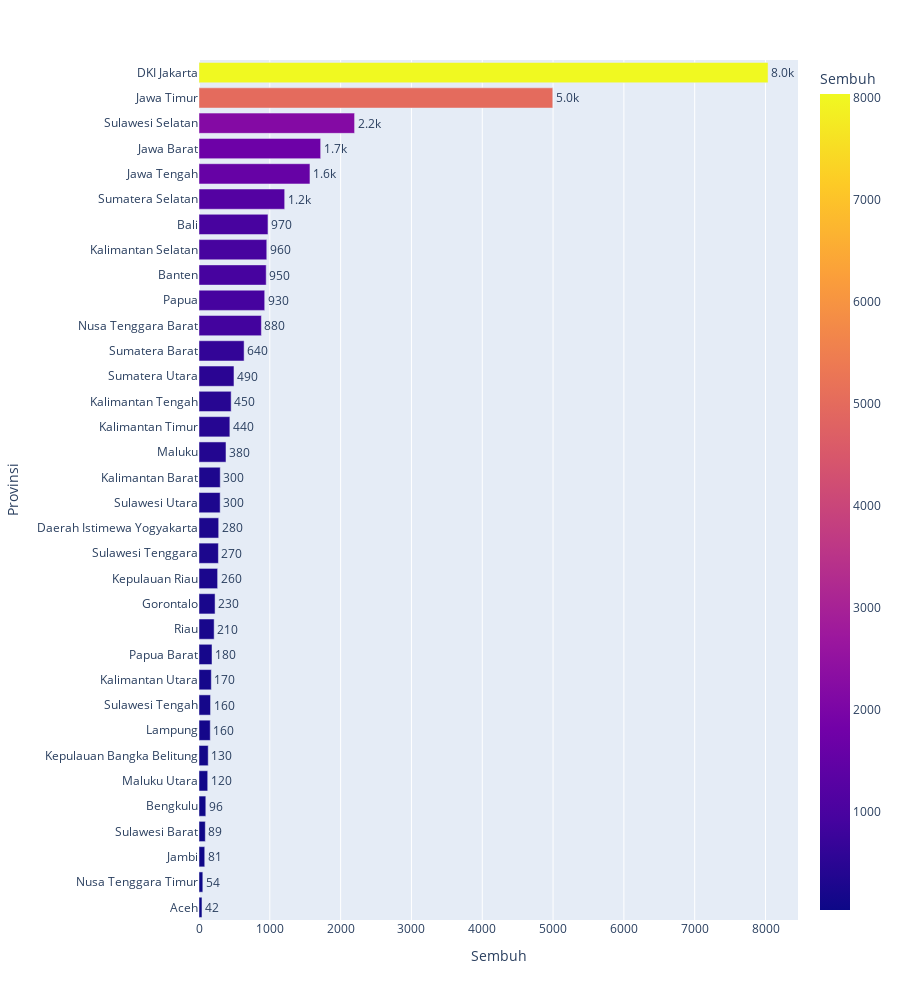

Source (notebook cell):
### Code cell
df_sort = df.sort_values(by = "Sembuh", ascending = True, ignore_index = True)
fig = px.bar(df_sort, x='Sembuh', y='Provinsi',
             color='Sembuh', orientation='h', text = 'Sembuh', height = 1000)
fig.update_traces(texttemplate='%{text:.2s}', textposition='outside')
fig.update_layout(uniformtext_minsize=8, uniformtext_mode='hide')
fig.show()

### Figure 1 — Plotly figure (JSON) as saved in the notebook; plotly's stock layout.template omitted (floating-point values rounded to 4 significant figures)
{"data": [{"alignmentgroup": "True", "hovertemplate": "Sembuh=%{marker.color}<br>Provinsi=%{y}<extra></extra>", "legendgroup": "", "marker": {"color": [42, 54, 81, 89, 96, 123, 130, 159, 163, 174, 184, 214, 227, 263, 274, 278, 299, 300, 381, 436, 454, 494, 637, 881, 928, 949, 957, 974, 1210, 1567, 1718, 2197, 4996, 8036], "coloraxis": "coloraxis"}, "name": "", "offsetgroup": "", "orientation": "h", "showlegend": false, "text": [42, 54, 81, 89, 96, 123, 130, 159, 163, 174, 184, 214, 227, 263, 274, 278, 299, 300, 381, 436, 454, 494, 637, 881, 928, 949, 957, 974, 1210, 1567, 1718, 2197, 4996, 8036], "textposition": "outside", "texttemplate": "%{text:.2s}", "type": "bar", "x": [42, 54, 81, 89, 96, 123, 130, 159, 163, 174, 184, 214, 227, 263, 274, 278, 299, 300, 381, 436, 454, 494, 637, 881, 928, 949, 957, 974, 1210, 1567, 1718, 2197, 4996, 8036], "xaxis": "x", "y": ["Aceh", "Nusa Tenggara Timur", "Jambi", "Sulawesi Barat", "Bengkulu", "Maluku Utara", "Kepulauan Bangka Belitung", "Lampung", "Sulawesi Tengah", "Kalimantan Utara", "Papua Barat", "Riau", "Gorontalo", "Kepulauan Riau", "Sulawesi Tenggara", "Daerah Istimewa Yogyakarta", "Sulawesi Utara", "Kalimantan Barat", "Maluku", "Kalimantan Timur", "Kalimantan Tengah", "Sumatera Utara", "Sumatera Barat", "Nusa Tenggara Barat", "Papua", "Banten", "Kalimantan Selatan", "Bali", "Sumatera Selatan", "Jawa Tengah", "Jawa Barat", "Sulawesi Selatan", "Jawa Timur", "DKI Jakarta"], "yaxis": "y"}], "layout": {"barmode": "relative", "coloraxis": {"colorbar": {"title": {"text": "Sembuh"}}, "colorscale": [[0, "#0d0887"], [0.1111, "#46039f"], [0.2222, "#7201a8"], [0.3333, "#9c179e"], [0.4444, "#bd3786"], [0.5556, "#d8576b"], [0.6667, "#ed7953"], [0.7778, "#fb9f3a"], [0.8889, "#fdca26"], [1, "#f0f921"]]}, "height": 1000, "legend": {"tracegroupgap": 0}, "margin": {"t": 60}, "uniformtext": {"minsize": 8, "mode": "hide"}, "xaxis": {"anchor": "y", "domain": [0, 1], "title": {"text": "Sembuh"}}, "yaxis": {"anchor": "x", "domain": [0, 1], "title": {"text": "Provinsi"}}}}
